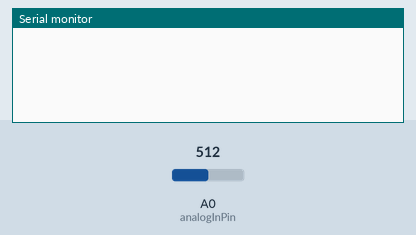
This sketch was run on a simulated Arduino Uno, built with avr-gcc and run on an emulated ATmega328P. Shown: the last lines printed to the serial monitor. The test bench sets the inputs (shaded band); at power-on: A0 (analogInPin) = 512.

Above: at 2.2 s.
2.3 s: A0 (analogInPin) set to 716
At 3.5 s:
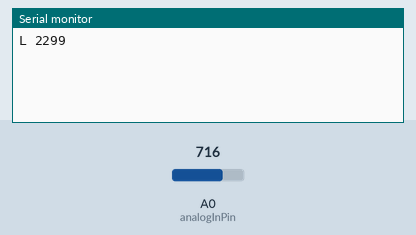
3.8 s: A0 (analogInPin) set to 511
At 4.8 s:
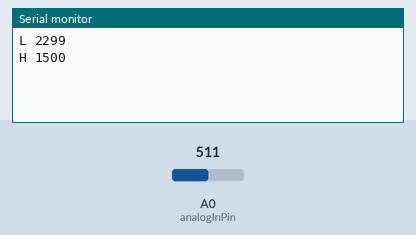

The sketch:

arduinoCode.ino
```cpp
// ARDUINO: MEASURING SIGNAL TIMES

const int analogInPin = A0;
int sensorValue = 0;
int sensorMean = 0;
int sensorThres;
boolean prevSignal = false;
int timeDuration = 0;
int timePrev = 0;

void setup()
{

  Serial.begin(9600);

  // Calibration
  for(int i=0; i<10; ++i)
  {
    sensorValue += analogRead(analogInPin);
    delay(100);
  }
  sensorMean = sensorValue / 10;
  sensorThres = sensorMean + 20;
}

void loop() {

  sensorValue = analogRead(analogInPin);

  // Signal changing from Low to High
  if (sensorValue > sensorThres && !prevSignal)
  {
    timeDuration = millis() - timePrev;
    timePrev = millis();
    Serial.print("\nL ");
    Serial.print(timeDuration);
    prevSignal = true;
  }

  // Signal changing from High to Low
  if (sensorValue - sensorMean < 10 && prevSignal)
  {
    timeDuration = millis() - timePrev;
    timePrev = millis();
    Serial.print("\nH ");
    Serial.print(timeDuration);
    prevSignal = false;
  }
}
```

Measured:
- after the input at 2.3 s, the serial monitor: prints a new line at once (image 1)
- after the input at 3.8 s, the serial monitor: prints a new line at once (image 2)
